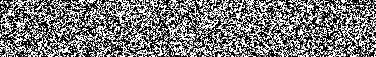
#> input picture Figure 3/0s_Oxy_Sulf_mixed-split-green.jpg, 376 x 57 px
$ jupyter execute --allow-errors Figure_3.ipynb   (shell and % lines are left out)   (older library calls are emulated)
#> lines starting #> are read from the running program, lines starting #| are printed output that depends on the picture
[cell 1]
import numpy as np
import matplotlib.pyplot as plt
import scipy as sp
import csv
import matplotlib.patches as mpatches
import pylab as pb
import matplotlib.ticker as mtick
import scipy.misc
from mpl_toolkits.mplot3d import Axes3D
from skimage.io import imread
from matplotlib import cm as cm

[cell 2]
x = []
y = []
z = []


#> (the rest of this cell did not finish here and is left out)

[cell 3]
x1 = []
y1 = []
z1 = []
a1 = []
b1 = []
c1 = []
d1 = []
e1 = []


#> (the rest of this cell did not finish here and is left out)

[cell 4]
x2 = []
y2 = []
z2 = []
a2 = []
b2 = []


#> (the rest of this cell did not finish here and is left out)

[cell 5]
x3 = []
y3 = []
z3 = []


with open('EDXratio.txt','r') as csvfile:
#> (reads Figure 3/EDXratio.txt from the repository)
    plots = csv.reader(csvfile, delimiter='\t')
    for row in plots:
        x3.append(float(row[0]))
        y3.append(float(row[1]))
        z3.append(float(row[2]))

[cell 6]
x_s0s = []
y_s0s = []
z_s0s = []
a_s0s = []
b_s0s = []
c_s0s = []
#> (the rest of this cell did not finish here and is left out)

[cell 7]
x_s6s = []
y_s6s = []
z_s6s = []
a_s6s = []
b_s6s = []
c_s6s = []
with open('s2p6s.txt','r') as csvfile:
#> (reads Figure 3/s2p6s.txt from the repository)
    plots = csv.reader(csvfile, delimiter='\t')
    for row in plots:
        x_s6s.append(float(row[0]))
        y_s6s.append(float(row[1]))
        z_s6s.append(float(row[2]))
        a_s6s.append(float(row[3]))
        b_s6s.append(float(row[4]))
        c_s6s.append(float(row[5]))

[cell 8]
x_s10s = []
y_s10s = []
z_s10s = []
a_s10s = []
b_s10s = []
c_s10s = []
#> (the rest of this cell did not finish here and is left out)

[cell 9]
x_mo0s = []
y_mo0s = []
z_mo0s = []
a_mo0s = []
b_mo0s = []
c_mo0s = []
with open('mo3d0s.txt','r') as csvfile:
#> (reads Figure 3/mo3d0s.txt from the repository)
    plots = csv.reader(csvfile, delimiter='\t')
    for row in plots:
        x_mo0s.append(float(row[0]))
        y_mo0s.append(float(row[1]))
        z_mo0s.append(float(row[2]))
        a_mo0s.append(float(row[3]))
        b_mo0s.append(float(row[4]))
        c_mo0s.append(float(row[5]))

[cell 10]
x_mo6s = []
y_mo6s = []
z_mo6s = []
a_mo6s = []
b_mo6s = []
c_mo6s = []
d_mo6s = []
e_mo6s = []
f_mo6s = []
#> (the rest of this cell did not finish here and is left out)

[cell 11]
x_mo10s = []
y_mo10s = []
z_mo10s = []
a_mo10s = []
b_mo10s = []
c_mo10s = []
d_mo10s = []
e_mo10s = []
f_mo10s = []
g_mo10s = []
#> (the rest of this cell did not finish here and is left out)

[cell 12]
fig = plt.figure(figsize=(2,2))

axes = fig.add_subplot(111)

axes.set_xlabel('Exposure time (s)', fontsize = 10)
axes.set_ylabel('$\Delta \omega$ (cm$^{-1}$)', fontsize = 12)
plt.yticks(fontsize = 8)
plt.xticks(fontsize = 8)
axes.grid('off')
axes.set_xlim([-1,9])
axes.yaxis.set_label_position("right")
axes.yaxis.tick_right()
# [4 lines of commented-out code are left out]
plt.tight_layout()
axes.errorbar(x,y, yerr = z, ls = 'dashed', c = "green", marker = 'h', alpha=0.7, mfc='green', mew = '0.5', markersize = 8, label = '0 s' )
plt.savefig("fig3a_inset.jpg", bbox_inches='tight', dpi = 300)

plt.show()

[cell 13]
fig = plt.figure(figsize=(3,3))

axes = fig.add_subplot(111)

axes.set_xlabel('Wavenumber (cm$^{-1}$)', fontsize = 12)
axes.set_ylabel('Intensity (a.u.)', fontsize = 12)
plt.yticks(fontsize = 12)
plt.xticks(fontsize = 12)

axes.set_yscale("log")
axes.grid('off')


axes.plot(x1,z1, color='black', linestyle='-', linewidth=3, label = '0 s' )
axes.plot(x1,a1, color='blue', linestyle='-', linewidth=3, label = '2 s')
axes.plot(x1,b1, color='orange', linestyle='-', linewidth=3, label = '4 s')
axes.plot(x1,c1, color='red', linestyle='-', linewidth=3, label = '6 s')
axes.plot(x1,d1, color='olive', linestyle='-', linewidth=3, label = '8 s')
axes.plot(x1,e1, color='darkviolet', linestyle='-', linewidth=3, label = '10 s')
major_ticks_1 = np.arange(340, 480, 60)
axes.set_xticks(major_ticks_1)

axes.set_xlim([340,475])
axes.set_ylim([1000,40000])

plt.setp(axes.get_yticklabels(), visible=True, fontsize = 12)
plt.setp(axes.get_xticklabels(), visible=True, fontsize = 12)
axes.legend(bbox_to_anchor=(0.25, 1.15),labelspacing=0.01, fontsize = 10)


plt.savefig("fig3a.png", bbox_inches='tight',dpi = 300)
plt.show()

[cell 14]
fig = plt.figure(figsize=(3,3))

axes = fig.add_subplot(111)

axes.set_xlabel('Wavelength $(nm)$', fontsize = 12)
axes.set_ylabel('Intensity (a.u.)', fontsize = 12)
plt.yticks(fontsize = 12)
plt.xticks(fontsize = 12)
axes.grid('off')
axes.set_xlim([550,730])
axes.set_ylim([0,7300])
major_ticks_1 = np.arange(0, 7000, 2000)
axes.set_yticks(major_ticks_1)

axes.plot(x2,y2, "-", color='black', lw = 1,  label = '0 s',alpha=1  )
axes.plot(x2,z2,"-", color='blue', lw = 1,  label = '2 s',alpha=1 )
axes.plot(x2,a2, "-", color='orange',lw = 1,   label = '4 s' ,alpha=1)
axes.plot(x2,b2, "-", color='green', lw = 1,  label = '8 s' ,alpha=1)


axes.legend(loc = 'upper left', labelspacing = 0.05, fontsize = 10)


plt.savefig("fig3b.jpg", bbox_inches='tight',dpi = 300)

plt.show()

[cell 15]
from skimage.io import imread

x = imread('0s_Oxy_Sulf_mixed-split-green.jpg')
#> x is the input picture: shape (57, 376); min 0, max 255, mean 121.1
y = imread('0s_Oxy_Sulf_mixed-split-blue.jpg')
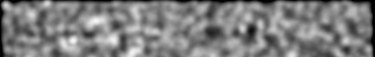
#> input picture Figure 3/0s_Oxy_Sulf_mixed-split-blue.jpg, 375 x 57 px
#> y is the input picture: shape (57, 375); min 0, max 247, mean 125.6

fig,(ax1,ax2) = plt.subplots(2,1, figsize=(20,15), sharex = True, sharey = True)
fig.subplots_adjust(hspace=-0.85)
cax = ax1.imshow(x, interpolation='none', cmap=cm.viridis)
cbar = fig.colorbar(cax, ticks=[0, 128, 255], orientation='horizontal')
cbar.ax.set_xticklabels(['0', '0.5', '1'], fontsize = 25)
ax1.axis('off')
ax1.set_adjustable('box-forced')

cax = ax2.imshow(y, interpolation='none', cmap=cm.viridis)

ax2.axis('off')
ax2.set_adjustable('box-forced')

plt.savefig("0smap.jpg", dpi = 300)

[cell 16]
from skimage.io import imread

x = imread('6s_Oxy_Sulf_mixed-split-green.jpg')
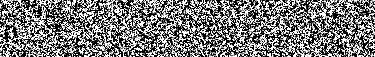
#> input picture Figure 3/6s_Oxy_Sulf_mixed-split-green.jpg, 375 x 57 px
#> x is the input picture: shape (57, 375); min 0, max 255, mean 122.3
y = imread('6s_Oxy_Sulf_mixed-split-blue.jpg')
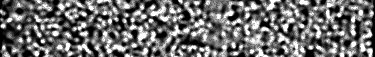
#> input picture Figure 3/6s_Oxy_Sulf_mixed-split-blue.jpg, 375 x 57 px
#> y is the input picture: shape (57, 375); min 0, max 255, mean 109.2

fig,(ax1,ax2) = plt.subplots(2,1, figsize=(20,15), sharex = True, sharey = True)
fig.subplots_adjust(hspace=-0.85)
cax = ax1.imshow(x, interpolation='none', cmap=cm.viridis)
cbar = fig.colorbar(cax, ticks=[0, 128, 255], orientation='horizontal')
cbar.ax.set_xticklabels(['0', '0.5', '1'], fontsize = 25)
ax1.axis('off')
ax1.set_adjustable('box-forced')

cax = ax2.imshow(y, interpolation='none', cmap=cm.viridis)

ax2.axis('off')
ax2.set_adjustable('box-forced')

plt.savefig("6smap.jpg", dpi = 300)

[cell 17]
from skimage.io import imread

x = imread('10s_Oxy_Sulf_mixed-split-green.jpg')
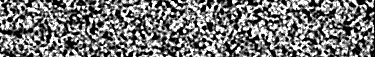
#> input picture Figure 3/10s_Oxy_Sulf_mixed-split-green.jpg, 375 x 57 px
#> x is the input picture: shape (57, 375); min 0, max 255, mean 118.8
y = imread('10s_Oxy_Sulf_mixed-split-blue.jpg')
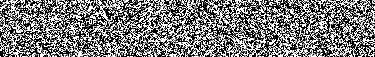
#> input picture Figure 3/10s_Oxy_Sulf_mixed-split-blue.jpg, 375 x 57 px
#> y is the input picture: shape (57, 375); min 0, max 255, mean 123.1

fig,(ax1,ax2) = plt.subplots(2,1, figsize=(20,15), sharex = True, sharey = True)
fig.subplots_adjust(hspace=-0.85)
cax = ax1.imshow(x, interpolation='none', cmap=cm.viridis)
cbar = fig.colorbar(cax, ticks=[0, 128, 255], orientation='horizontal')
cbar.ax.set_xticklabels(['0', '0.5', '1'], fontsize = 55)
ax1.axis('off')
ax1.set_adjustable('box-forced')

cax = ax2.imshow(y, interpolation='none', cmap=cm.viridis)

ax2.axis('off')
ax2.set_adjustable('box-forced')

plt.savefig("10smap.jpg", dpi = 300)
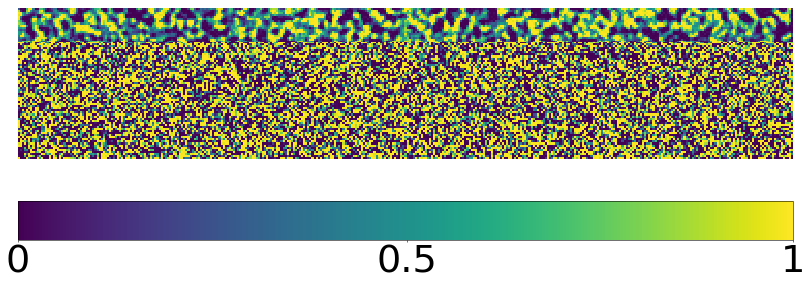
#> figure drawn by matplotlib, 3 panels

[cell 18]
fig = plt.figure(figsize=(3,3))

axes = fig.add_subplot(111)

axes.set_xlabel('Exposure time (s)', fontsize = 12)
axes.set_ylabel('Intensity (a.u.)', fontsize = 12)
plt.yticks(fontsize = 12)
plt.xticks(fontsize = 12)
axes.grid('off')
#axes.set_yticks(axes.get_yticks()[:2])
major_ticks_1 = np.arange(0, 200, 50)
axes.set_yticks(major_ticks_1)

axes.plot(x3,y3, alpha=0.7, mfc='green', mew = '1', ls = 'dashed', marker = '8', markersize = 12,label = 'O' )
axes.plot(x3,z3, alpha=0.7, mfc='orange', mew = '1', ls = 'dashed',marker = 'h', markersize = 12, label = 'S' )
axes.set_xlim([-1,11])
axes.set_ylim([25,180])

axes.legend(loc='upper right', fontsize = 12)


plt.savefig("fig3d.jpg",bbox_inches='tight', dpi = 300)
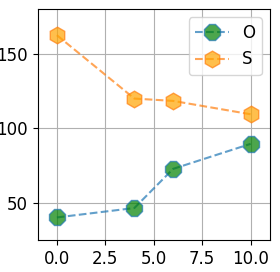
#> figure drawn by matplotlib, 1 panel

plt.show()

[cell 19]
x_mo6s = [x_mo6s + 0.4 for x_mo6s in x_mo6s]
x_mo10s = [x_mo10s + 0.1 for x_mo10s in x_mo10s]
fig = plt.figure(figsize=(3,3))

fig.canvas.draw()

ax1 = fig.add_subplot(311)
ax1.plot(x_mo0s,y_mo0s, '-o', ms=1, color = 'grey', ls = 'none', lw=2, alpha=0.5, mfc='grey', dash_capstyle = 'butt', mew = '1' )
ax1.fill_between(x_mo0s, z_mo0s, c_mo0s,linestyle = 'solid', lw = 1, label='Mo$^{4 +}$', color= 'dodgerblue', alpha = 0.8)
ax1.fill_between(x_mo0s, a_mo0s, c_mo0s, linestyle = 'solid', lw = 1,  color= 'dodgerblue', alpha = 0.8)
ax1.fill_between(x_mo0s, b_mo0s,c_mo0s,  linestyle = 'solid', lw = 1, label='S 2s', color= 'gold', alpha = 0.8)
ax1.plot(x_mo0s, c_mo0s,  linestyle = 'solid', lw = 2,  color = 'black')


ax2 = fig.add_subplot(312)
ax2.plot(x_mo6s,y_mo6s, '-o', ms=1, color = 'grey', ls = 'none', lw=2, alpha=0.5, mfc='grey', dash_capstyle = 'butt', mew = '1' )
ax2.fill_between(x_mo6s, z_mo6s, e_mo6s, linestyle = 'solid', lw = 1, label='Mo$^{4+}$ ', color= 'dodgerblue', alpha = 0.8)
ax2.fill_between(x_mo6s, a_mo6s, e_mo6s,linestyle = 'solid', lw = 1,  color= 'dodgerblue', alpha = 0.5)
ax2.fill_between(x_mo6s, b_mo6s,e_mo6s, linestyle = 'solid', lw = 1, label='Mo$^{6+}$ ', color= 'limegreen', alpha = 0.8)
ax2.fill_between(x_mo6s, c_mo6s,e_mo6s, linestyle = 'solid', lw = 1,  color= 'limegreen', alpha = 0.8)
ax2.fill_between(x_mo6s, d_mo6s,e_mo6s, linestyle = 'solid', lw = 1, label='S 2s', color= 'gold', alpha = 0.8)
ax2.plot(x_mo6s, e_mo6s, linestyle = 'solid', lw = 3,  color= 'black')


ax2.set_ylabel('Intensity (a.u.)', fontsize = 12)

ax3 = fig.add_subplot(313)
ax3.plot(x_mo10s,y_mo10s, '-o', ms=1, color = 'grey', ls = 'none', lw=2, alpha=0.5, mfc='grey', dash_capstyle = 'butt', mew = '1' )
ax3.fill_between(x_mo10s, z_mo10s, e_mo10s, linestyle = 'solid', lw = 1, label='Mo$^{4+}$ (MoS$_{2}$)', color= 'dodgerblue', alpha = 0.8)
ax3.fill_between(x_mo10s, a_mo10s, e_mo10s,linestyle = 'solid', lw = 1,  color= 'dodgerblue', alpha = 0.5)
ax3.fill_between(x_mo10s, b_mo10s, e_mo10s,linestyle = 'solid', lw = 1, label='Mo$^{6+}$ (MoO$_{3}$)', color= 'limegreen', alpha = 0.8)
ax3.fill_between(x_mo10s, c_mo10s, e_mo10s, linestyle = 'solid', lw = 1,  color= 'limegreen', alpha = 0.8)
ax3.fill_between(x_mo10s, d_mo10s,e_mo10s, linestyle = 'solid', lw = 1, label='S 2s', color= 'gold', alpha = 0.8)
ax3.plot(x_mo10s, e_mo10s, linestyle = 'solid', lw = 2,  color= 'black')


ax3.set_xlabel("Binding energy (eV)", fontsize = 12)

plt.setp(ax1.get_yticklabels(), visible=False, fontsize = 13)
plt.setp(ax2.get_yticklabels(), visible=False, fontsize = 13)
plt.setp(ax3.get_yticklabels(), visible=False, fontsize = 13)
plt.setp(ax1.get_xticklabels(), visible=False)
plt.setp(ax2.get_xticklabels(), visible=False)
plt.setp(ax3.get_xticklabels(), visible=True, fontsize = 14)

plt.setp(ax1.set_xlim([238,222]))

plt.setp(ax2.set_xlim([238,222]))

plt.setp(ax3.set_xlim([238,222]))
#major_ticks_1 = np.arange(238, 223, 1)
#ax3.set_xticks(major_ticks_1)
ax3.set_xticks(ax3.get_xticks()[::2])

fig.subplots_adjust(hspace=0.005)

ax2.legend(bbox_to_anchor=(1.1, 2.1),labelspacing=0.01, fontsize = 8)

plt.savefig("fig3e.png", dpi=300, bbox_inches='tight')
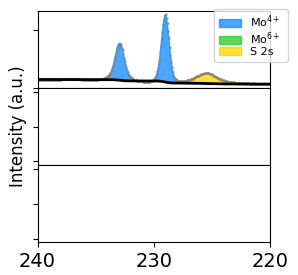
#> figure drawn by matplotlib, 3 panels

plt.show()

[cell 20]
x_s6s = [x_s6s + 0.4 for x_s6s in x_s6s]
x_s10s = [x_s10s + 0.1 for x_s10s in x_s10s]
fig = plt.figure(figsize=(3,3))

fig.canvas.draw()

ax1 = fig.add_subplot(311)
ax1.plot(x_s0s,y_s0s, '-o', ms=1, color = 'grey', ls = 'none', lw=2, alpha=0.5, mfc='grey', dash_capstyle = 'butt', mew = '1' )
ax1.fill(x_s0s, z_s0s, linestyle = 'solid', lw = 2, label='S 2p$_{3/2}$', color= 'g', alpha = 0.5)
ax1.fill(x_s0s, a_s0s,  linestyle = 'solid', lw = 2, label='S 2p$_{1/2}$', color= 'blue', alpha = 0.5)
#ax1.plot(x_s0s, b_s0s, ms = 10, linestyle = 'solid', lw = 3, label='Bgd.', color= 'red')


ax2 = fig.add_subplot(312)
ax2.plot(x_s6s,y_s6s, '-o', ms=1, color = 'grey', ls = 'none', lw=2, alpha=0.5, mfc='grey', dash_capstyle = 'butt', mew = '1' )
ax2.fill(x_s6s, z_s6s,  linestyle = 'solid', lw = 2, label='S 2p$_{3/2}$', color= 'g', alpha = 0.5)
ax2.fill(x_s6s, a_s6s, linestyle = 'solid', lw = 2, label='S 2p$_{1/2}$', color= 'blue', alpha = 0.5)
#ax2.plot(x_s6s, b_s6s, ms = 10, linestyle = 'solid', lw = 3, label='Bgd.', color= 'red')

ax2.set_ylabel('Intensity (a.u.)', fontsize = 12)

ax3 = fig.add_subplot(313)
ax3.plot(x_s10s,y_s10s, '-o', ms=1, color = 'grey', ls = 'none', lw=2, alpha=0.5, mfc='grey', dash_capstyle = 'butt', mew = '1' )
ax3.fill(x_s10s, z_s10s,  linestyle = 'solid', lw = 2, label='S 2p$_{3/2}$', color= 'g', alpha = 0.5)
ax3.fill(x_s10s, a_s10s,  linestyle = 'solid', lw = 2, label='S 2p$_{1/2}$', color= 'blue', alpha = 0.5)
#ax3.plot(x_s10s, b_s10s, ms = 10, linestyle = 'solid', lw = 3, label='Bgd.', color= 'red')


ax3.set_xlabel("Binding energy (eV)", fontsize = 12)

plt.setp(ax1.get_yticklabels(), visible=False, fontsize = 13)
plt.setp(ax2.get_yticklabels(), visible=False, fontsize = 13)
plt.setp(ax3.get_yticklabels(), visible=False, fontsize = 13)
plt.setp(ax1.get_xticklabels(), visible=False)
plt.setp(ax2.get_xticklabels(), visible=False)
plt.setp(ax3.get_xticklabels(), visible=True, fontsize = 14)

plt.setp(ax1.set_xlim([164.5,161]))
plt.setp(ax2.set_xlim([164.5,161]))
plt.setp(ax3.set_xlim([164.5,161]))

major_ticks_1 = np.arange(161, 164.5, 1)
ax3.set_xticks(major_ticks_1)

fig.subplots_adjust(hspace=0.01)

ax1.legend(loc = 'upper left',labelspacing=0.01, fontsize = 8)

plt.savefig("fig3f.png", dpi=300, bbox_inches='tight')
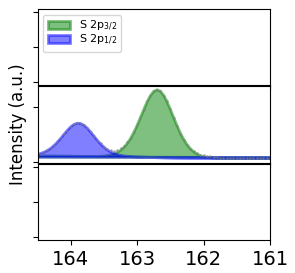
#> figure drawn by matplotlib, 3 panels

[cell 21]
fig = plt.figure(figsize=(2,6))

fig.canvas.draw()

ax1 = fig.add_subplot(311)
ax1.plot(x_s0s,y_s0s, '-o', ms=2, color = 'grey', ls = '-', lw=2, alpha=0.5, mfc='grey', dash_capstyle = 'butt', mew = '1' )
#ax2.fill(x_s6s, z_s6s,  linestyle = 'solid', lw = 2, label='S 2p$_{3/2}$', color= 'g', alpha = 0.5)
#ax2.fill(x_s6s, a_s6s, linestyle = 'solid', lw = 2, label='S 2p$_{1/2}$', color= 'blue', alpha = 0.5)
#ax2.plot(x_s6s, b_s6s, ms = 10, linestyle = 'solid', lw = 3, label='Bgd.', color= 'red')


ax2 = fig.add_subplot(312)
ax2.plot(x_s6s,y_s6s, '-o', ms=2, color = 'grey', ls = '-', lw=2, alpha=0.5, mfc='grey', dash_capstyle = 'butt', mew = '1' )
#ax2.fill(x_s6s, z_s6s,  linestyle = 'solid', lw = 2, label='S 2p$_{3/2}$', color= 'g', alpha = 0.5)
#ax2.fill(x_s6s, a_s6s, linestyle = 'solid', lw = 2, label='S 2p$_{1/2}$', color= 'blue', alpha = 0.5)
#ax2.plot(x_s6s, b_s6s, ms = 10, linestyle = 'solid', lw = 3, label='Bgd.', color= 'red')

ax2.set_ylabel('Intensity (a.u.)', fontsize = 10)

ax3 = fig.add_subplot(313)
ax3.plot(x_s10s,y_s10s, '-o', ms=2, color = 'grey', ls = '-', lw=2, alpha=0.5, mfc='grey', dash_capstyle = 'butt', mew = '1' )
#ax2.fill(x_s6s, z_s6s,  linestyle = 'solid', lw = 2, label='S 2p$_{3/2}$', color= 'g', alpha = 0.5)
#ax2.fill(x_s6s, a_s6s, linestyle = 'solid', lw = 2, label='S 2p$_{1/2}$', color= 'blue', alpha = 0.5)
#ax2.plot(x_s6s, b_s6s, ms = 10, linestyle = 'solid', lw = 3, label='Bgd.', color= 'red')


ax3.set_xlabel("Binding energy (eV)", fontsize = 10)


plt.setp(ax1.get_xticklabels(), visible=False)
plt.setp(ax2.get_xticklabels(), visible=False)
plt.setp(ax3.get_xticklabels(), visible=True)

plt.setp(ax1.set_xlim([165,164]))
plt.setp(ax1.set_ylim([300,500]))

plt.setp(ax2.set_xlim([165,164]))
plt.setp(ax2.set_ylim([400,800]))

plt.setp(ax3.set_xlim([165,164]))
plt.setp(ax3.set_ylim([400,600]))

xtick = [165, 164.5, 164]
ax3.set_xticks(xtick)

yticks = [400,500,600,700,800]
ax2.set_yticks(yticks)
fig.subplots_adjust(hspace=0.1)

ax2.legend(loc = 'upper left',labelspacing=0.01, fontsize = 8)

plt.savefig("fig3f_S_O.png", dpi=300, bbox_inches='tight')
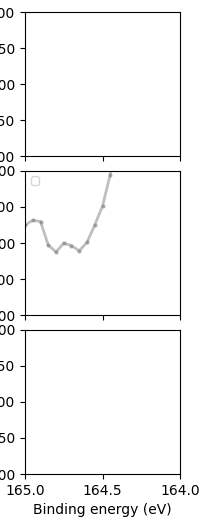
#> figure drawn by matplotlib, 3 panels
